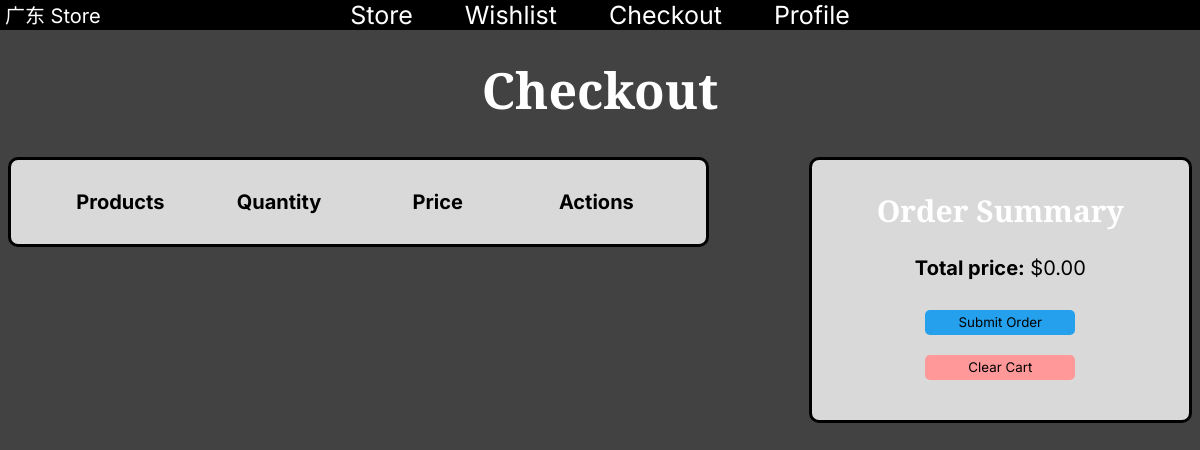
The app's page /checkout (signed in), older data.
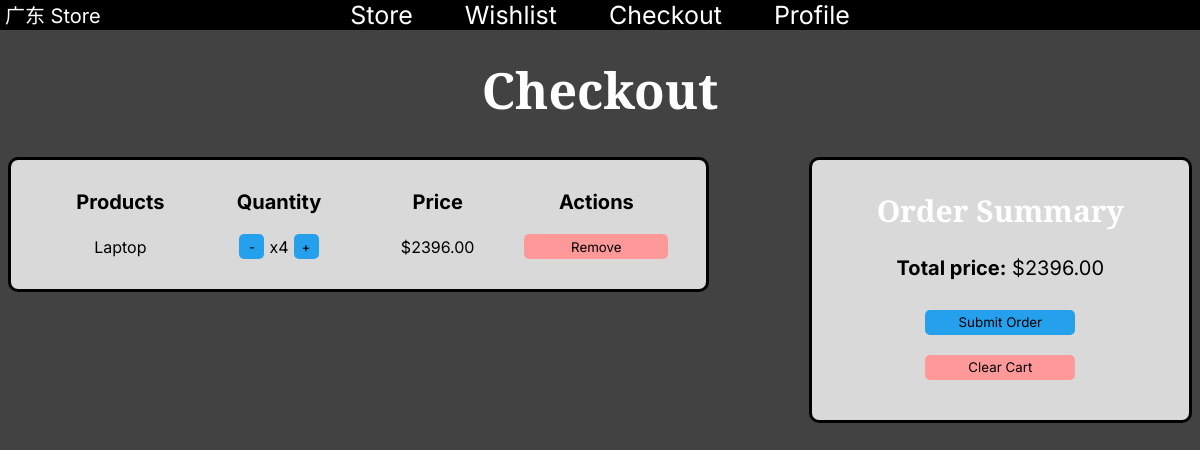
The same page, newer data.
### tables this page shows
CREATE TABLE "checkout" (
  `username` TEXT,
  `product_id` INTEGER,
  FOREIGN KEY (`username`)
      REFERENCES `customers`(`username`)
);

CREATE TABLE "products" (product_id INTEGER, category_id INTEGER, product TEXT, price DECIMAL, image TEXT, PRIMARY KEY (product_id), FOREIGN KEY (category_id) REFERENCES categories (category_id));

### main.py (the view)
@app.route('/checkout')
def checkout():
    if 'user' not in session:
        return render_template('login.html',
                               error="You need to login first to view your checkout")
    db = get_db()
    cursor = db.cursor()
    query = """
            SELECT products.*, checkout.username FROM checkout
            LEFT JOIN products ON products.product_id = checkout.product_id
            WHERE checkout.username = ?
    """
    user = session.get('user')
    cursor.execute(query, (user,))
    checkout_data = cursor.fetchall()
    grouped_checkout = {}
    total_price = 0
    for row in checkout_data:
        product_id = row[0]
        product_name = row[2]
        price = float(row[3])
        total_price += price
        if product_name in grouped_checkout:
            grouped_checkout[product_name]["quantity"] += 1
        else:
            grouped_checkout[product_name] = {"id": product_id, "price": price, "quantity": 1}
    return render_template('checkout.html', total=total_price, database=grouped_checkout)

### main.py (called while the page is built)
def get_db():
    db = getattr(g, '_database', None)
    if db is None:
        db = g._database = sqlite3.connect(DATABASE)
    return db

@app.teardown_appcontext
def close_connection(exception):
    db = getattr(g, '_database', None)
    if db is not None:
        db.close()

### website/templates/checkout.html (shortened to what this page needs)
{% extends "layout.html" %}
{% block body %}
<h1>Checkout</h1>
<div class="flex-container">
    <div class="checkout-card">
        <div class="checkout-header">
            <b>Products</b>
            <b>Quantity</b>
            <b>Price</b>
            <b>Actions</b>
        </div>
        {% for name, details in database.items() %}
            <div class="checkout-row">
                <p>{{ name }}</p>
                <div class="quantity-control">
                    <form action="{{ url_for('decrease_qty') }}" method="POST" style="display: inline;">
                        {% if details.quantity == 1 %}
                            <button type="button" class="button-qty disabled" disabled>-</button>
                        {% else %}
                            <button type="submit" class="button-qty">-</button>
                        {% endif %}
                    </form>
                    <p>x{{ details.quantity }}</p>
                    <form action="{{ url_for('increase_qty') }}" method="POST" style="display: inline;">
                        <button type="submit" class="button-qty">+</button>
                    </form>
                </div>
                <p>${{ "%.2f" | format(details.price * details.quantity) }}</p>
                <form action="{{ url_for('remove_from_checkout') }}" method="POST" style="display: inline;">
                    <button type="submit" class="remove cart-remove">Remove</button>
                </form>
            </div>
        {% endfor %}
    </div>
    <div class="order-summary-card">
        <h2>Order Summary</h2>
        <p><strong>Total price:</strong> ${{ "%.2f" | format(total) }}</p>
        <form action="{{ url_for('submit_order') }}" method="POST" style="display: inline;">
            <button type="submit">Submit Order</button><br>
        </form>
        <form action="{{ url_for('clear_cart') }}" method="POST" style="display: inline;">
            <button type="submit" class="remove">Clear Cart</button><br>
        </form>
    </div>
</div>
{% endblock %}

Row changes from the older to the newer data that the page shows:
added checkout: product "Laptop", quantity "4", price "2396.00"
Text that changed along with them:
{{ "%.2f" | format(total) }}: "0.00" → "2396.00"
